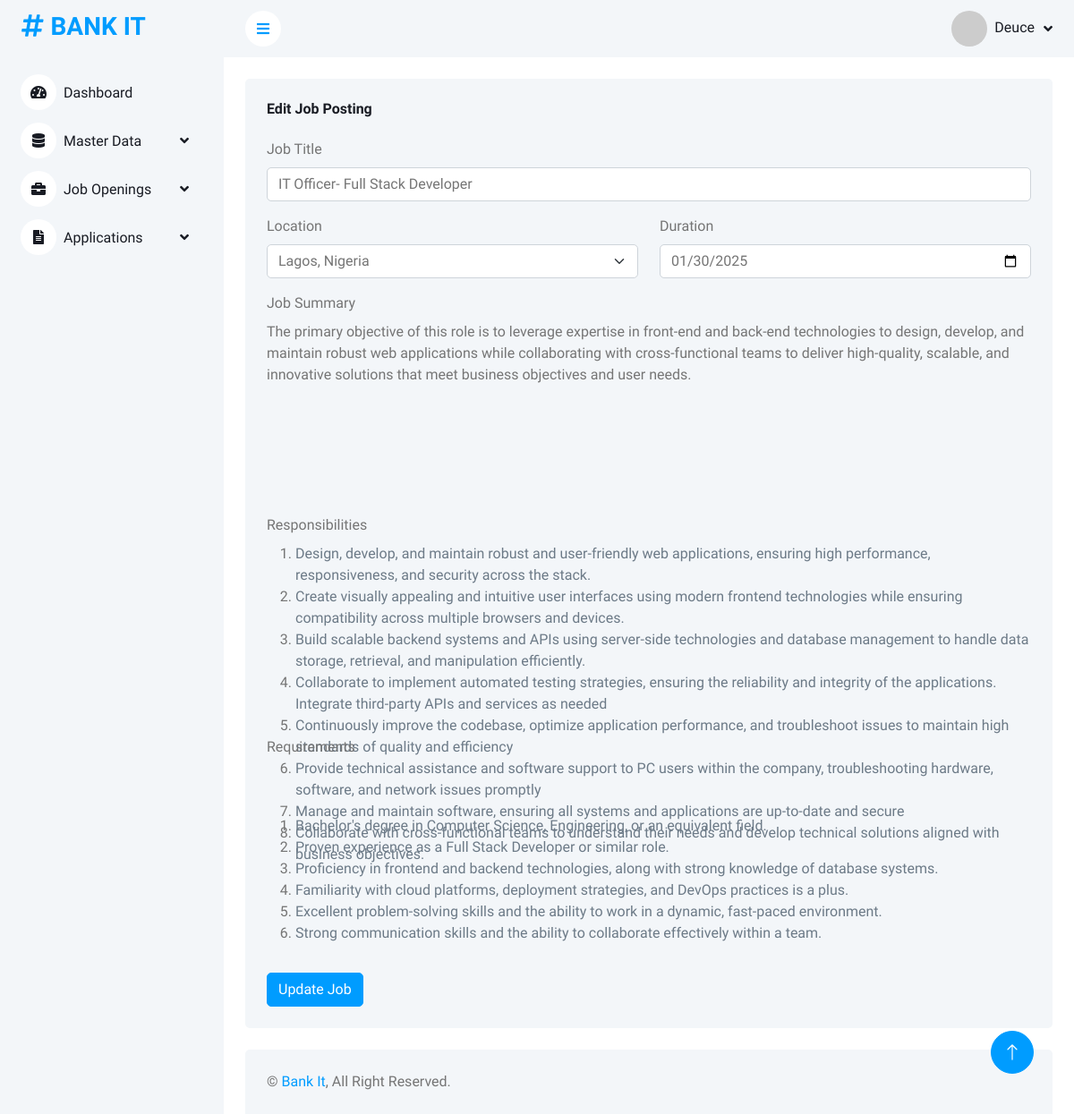
The page /edit-job.php?id=4 (signed in) on the database its author committed.
### tables this page shows
CREATE TABLE `job_openings` (
  `id` int(11) NOT NULL,
  `job_title` varchar(255) NOT NULL,
  `job_location` varchar(255) NOT NULL,
  `duration` varchar(255) NOT NULL,
  `job_summary` text NOT NULL,
  `job_responsibility` text NOT NULL,
  `job_requirements` text NOT NULL
);

### edit-job.php (the view, shortened to what this page needs)
<?php
include("includes/db_con.php");
if (isset($_GET["id"])) {
    $id = $_GET["id"];
    $query = "SELECT * FROM job_openings WHERE id=?";
    $stmt = $conn->prepare($query);
    $stmt->bind_param("i", $id);
    $stmt->execute();
    $result = $stmt->get_result();
    $row = $result->fetch_assoc();
    ?>
    <?php include 'layout/header.php'; ?>
    <body>
        <div class="container-xxl position-relative bg-white d-flex p-0">
            <?php include 'layout/sidebar.php'; ?>
            <div class="content">
                <?php include 'layout/navbar.php'; ?>
                <div class="container-fluid pt-4 px-4">
                    <div class="row g-4">
                        <div class="col-12">
                            <div class="bg-light rounded h-100 p-4">
                                <h6 class="mb-4">Edit Job Posting</h6>
                                <form id="jobForm" method="POST" action="controllers/edit_job_controller.php">
                                    <div class="row mb-3">
                                        <div class="col-md-12">
                                            <label for="title" class="form-label">Job Title</label>
                                            <input type="text" class="form-control" id="title" name="title"
                                                value="<?php echo htmlspecialchars($row['job_title']); ?>" required>
                                        </div>
                                    </div>
                                    <div class="row mb-3">
                                        <div class="col-md-6">
                                            <label for="location" class="form-label">Location</label>
                                            <select class="form-select" id="location" name="location" required>
                                                <?php
                                                $location_query = "SELECT * FROM locations";
                                                $location_result = mysqli_query($conn, $location_query);
                                                while ($location = mysqli_fetch_assoc($location_result)) {
                                                    $selected = ($location['id'] == $row['job_location']) ? 'selected' : '';
                                                    echo "<option value='" . $location['id'] . "' " . $selected . ">" .
                                                        htmlspecialchars($location['state'] . ', ' . $location['country']) . "</option>";
                                                }
                                                ?>
                                            </select>
                                        </div>
                                        <div class="col-md-6">
                                            <label for="duration" class="form-label">Duration</label>
                                            <input type="date" class="form-control" id="duration" name="duration"
                                                value="<?php echo $row['duration']; ?>" required>
                                        </div>
                                    </div>
                                    <div class="row mb-3">
                                        <div class="mb-3">
                                            <label class="form-label">Job Summary</label>
                                            <div id="summary_editor" style="height: 200px;">
                                                <?php echo $row['job_summary']; ?>
                                            </div>
                                        </div>
                                        <div class="mb-3">
                                            <label class="form-label">Responsibilities</label>
                                            <div id="responsibilities_editor" style="height: 200px;">
                                                <?php echo $row['job_responsibility']; ?>
                                            </div>
                                        </div>
                                        <div class="mb-3">
                                            <label class="form-label">Requirements</label>
                                            <div id="requirements_editor" style="height: 200px;">
                                                <?php echo $row['job_requirements']; ?>
                                            </div>
                                        </div>
                                    </div>
                                    <button type="submit" name="edit_job" class="btn btn-primary">Update Job</button>
                                </form>
                            </div>
                        </div>
                    </div>
                </div>
                <?php include 'layout/footer.php'; ?>
    </body>
    <?php
} else {
    header("location:view_jobs.php?error=this operation could not be completed");
}
?>

### css/style.css (style rules this page uses)
:root { --primary: #009CFF; --light: #F3F6F9; --dark: #191C24; }
.btn { transition: .5s; }
.btn.btn-primary { color: #FFFFFF; }
.content { margin-left: 250px; min-height: 100vh; background: #FFFFFF; transition: 0.5s; }
@media (min-width: 992px) { .content { width: calc(100% - 250px); } }

### rows shown on the page
job_openings: title "IT Officer- Full Stack Developer", duration "01/30/2025", job_summary "The primary objective of this role is to leverage expertise in front-end and back-end technologies to design, develop, and maintain robust web applications while collaborating with cross-functional teams to deliver high-quality, scalable, and innovative solutions that meet business objectives and user needs.", job_responsibility "Design, develop, and maintain robust and user-friendly web applications, ensuring high performance, responsiveness, and security across the stack. Create visually appealing and intuitive user interfaces using modern frontend technologies while ensuring compatibility across multiple browsers and devices. Build scalable backend systems and APIs using server-side technologies and database management to handle data storage, retrieval, and manipulation efficiently. Collaborate to implement automated testing strategies, ensuring the reliability and integrity of the applications. Integrate third-party APIs and services as needed Continuously improve the codebase, optimize application performance,…", job_requirements "Bachelor's degree in Computer Science, Engineering, or an equivalent field. Proven experience as a Full Stack Developer or similar role. Proficiency in frontend and backend technologies, along with strong knowledge of database systems. Familiarity with cloud platforms, deployment strategies, and DevOps practices is a plus. Excellent problem-solving skills and the ability to work in a dynamic, fast-paced environment. Strong communication skills and the ability to collaborate effectively within a team."

### other values the page prints
$_SESSION['username'] "Deuce"
form field location "Lagos, Nigeria"
